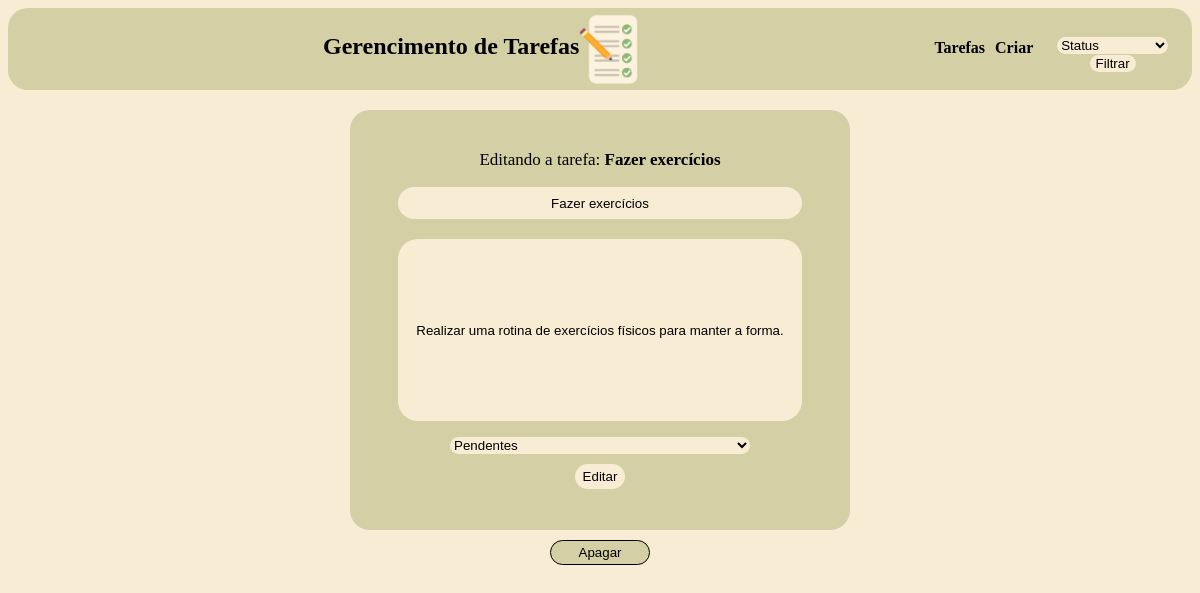
The app's page /edit_tarefas.php?id=6 with its own data.
### tables this page shows
CREATE TABLE `tarefas` (
  `id` int(11) NOT NULL,
  `task_name` varchar(250) NOT NULL,
  `description` text DEFAULT NULL,
  `status` set('Pendentes','Em andamento','Concluidas') DEFAULT 'Pendentes',
  `created_at` datetime DEFAULT NULL
);

### edit_tarefas.php (the view, shortened to what this page needs)
<?php
include_once("conexao.php");
$id = filter_input(INPUT_GET, 'id', FILTER_SANITIZE_NUMBER_INT);
$result_tarefas = "SELECT * FROM tarefas WHERE id = '$id'";
$resultado_tarefas = mysqli_query($conn, $result_tarefas);
$row_tarefas = mysqli_fetch_assoc($resultado_tarefas);
?>
<!DOCTYPE html>
<html lang="pt-br">
<head>
</head>
<body>
<header>
        <div id="logo">
            <h2>Gerencimento de Tarefas</h2>
            <img src="tarefas2.png" alt="">
        </div>
        <div id="botoes">
            <tr>
                <th><a href="tarefas.php">
                        <h4>Tarefas</h4>
                    </a></th>
                <th><a href="index.php">
                        <h4>Criar</h4>
                    </a></th>
                <form action="filtro_tarefas.php" method="GET" id="form1">
                    <select name="status" required>
                        <option value="">Status</option>
                    </select>
                    <input type="submit" value="Filtrar" id="bot1">
                </form>
            </tr>
        </div>
    </header>
    <form action="proc_edit_tarefas.php" method="post" id="tarefa">
        <p>Editando a tarefa: <b><?php echo $row_tarefas['task_name'];?></b> </p>
        <input type="text" name="nome" id="nome" required value="<?php echo $row_tarefas['task_name'];?>" > <br>
        <input type="text" name="descricao" id="descricao" value="<?php echo $row_tarefas['description'];?>"> <br>
        <select type="text" name="status" id="select2" value="<?php echo $row_tarefas['status'];?>">
        <option>Pendentes</option>
        </select> <br>
        <input type="submit" value="Editar" id="but2">
    </form>
    <form action="apagar_tarefas.php" method="post">
        <input type="submit" value="Apagar" id="but3">
    </form>
</body>
</html>

### edit_tarefas.php (style rules this page uses)
body { background-color: #f8ecd4; text-align: center; }
header { background-color: #d4cfa5; display: flex; justify-content: center; padding: 5px; margin-bottom: 20px; border-radius: 20px; }
img { width: 60px; }
#botoes { display: flex; justify-content: right; text-align: center; color: black; }
#logo { display: flex; width: 80%; justify-content: center; padding-left: 20px; }
a { padding: 5px; text-decoration: none; color: black; }
#form1 { padding-top: 23px; }
select { border: 0; border-radius: 10px; text-decoration: none; background-color: #f8ecd4; }
#bot1 { border: 0; border-radius: 10px; background-color: #f8ecd4; }
#tarefa { padding-top: 20px; margin: auto; text-align: center; background-color: #d4cfa5; width: 500px; height: 400px; border-radius: 20px; }
#nome { text-align: center; height: 30px; width: 400px; border-radius: 20px; border: 0; background-color: #f8ecd4; margin-bottom: 20px; }
#descricao { text-align: center; height: 180px; width: 400px; border-radius: 20px; border: 0; background-color: #f8ecd4; margin-bottom: 15px; }
#select2 { width: 300px; }
#but2 { margin-top: 10px; width: 50px; border: 0; border-radius: 20px; height: 25px; background-color: #f8ecd4; }
p { font-size: 17px; margin-top: 20px; }
#but3 { margin-top: 10px; width: 100px; border: 1px solid; border-radius: 20px; height: 25px; background-color: #d4cfa5; }

### records on screen
tarefas: task_name "Fazer exercícios", nome "Fazer exercícios", descricao "Realizar uma rotina de exercícios físicos para manter a forma.", status "Pendentes"
